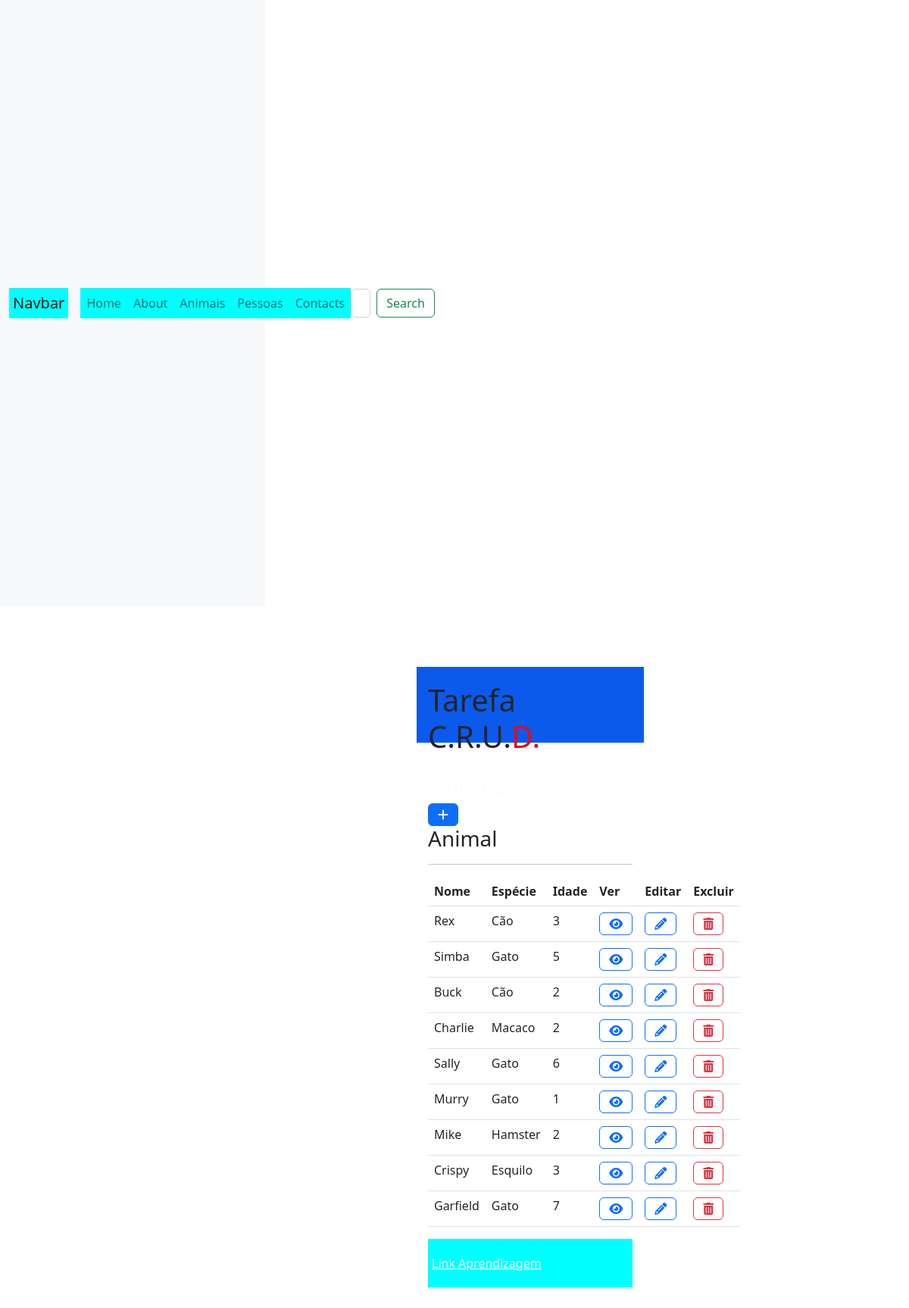
Before: /lista/ with the older database file.
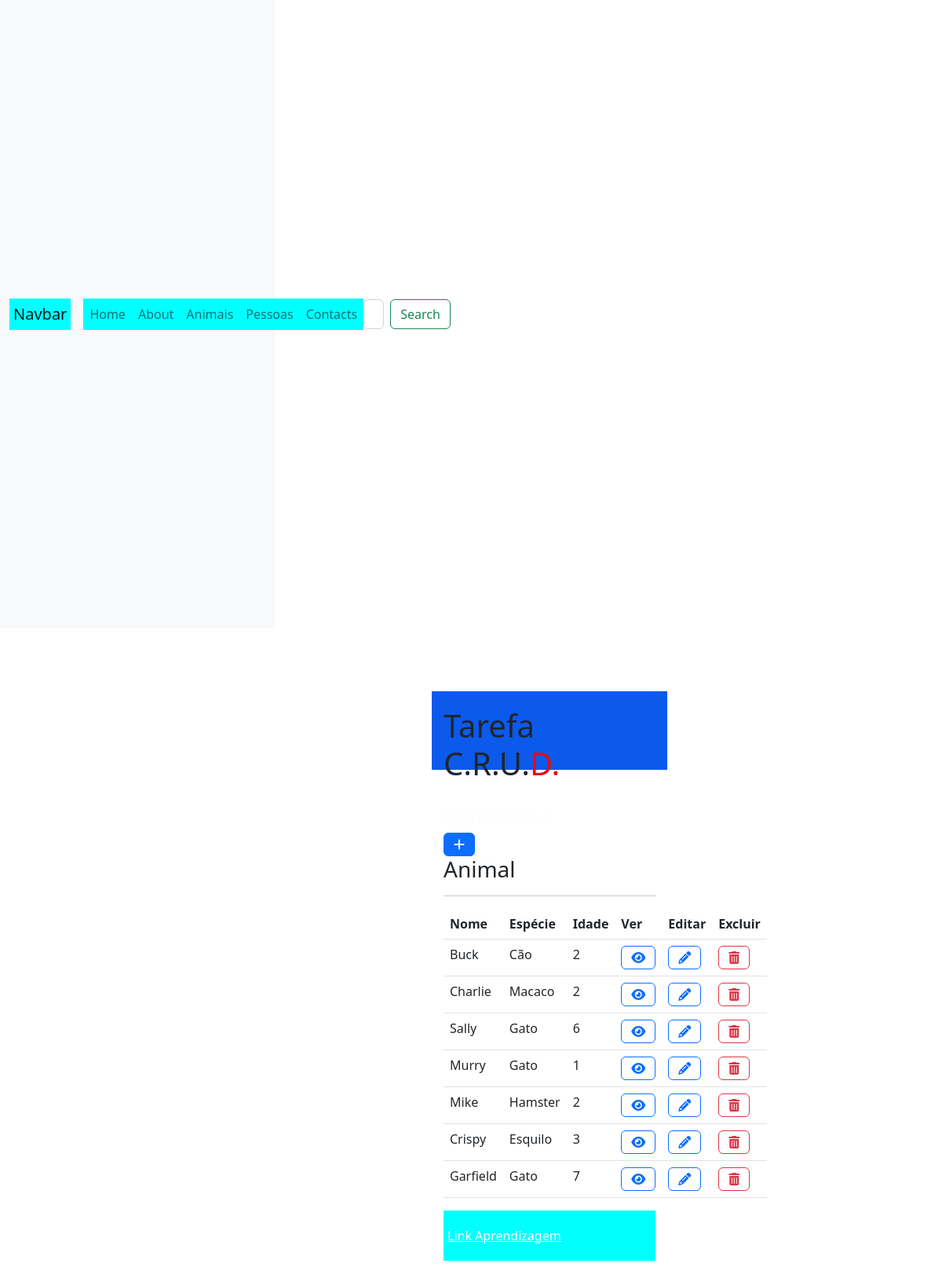
After: the same page with the newer database file.
### apps/animal/models.py (models this page shows, shortened)
class Animal(models.Model):
    nome = models.CharField(max_length=50)
    especie = models.CharField(max_length=30)
    idade = models.IntegerField()

### apps/animal/views.py (the view)
# urls.py: path('lista/', AnimalListView.as_view(), name='lista'),
class AnimalListView(ListView):
    model = Animal

### apps/animal/templates/animal/animal_list.html
{% extends "base.html" %}
{% block content %}
<a class="btn btn-primary" href="{% url 'animal:novo' %}"><i class="fa-solid fa-plus"></i></a>
<table class="table">
    <h3>Animal</h3>
    <hr>
<tr>
    <th>Nome</th>
    <th>Espécie</th>
    <th>Idade</th>
    <th>Ver</th>
    <th>Editar</th>
    <th>Excluir</th>
</tr>
{% for object in object_list %}
<tr>
    <td>{{ object.nome }}</td>
    <td>{{ object.especie }}</td>
    <td>{{ object.idade }}</td>
    <td><a class="btn btn-outline-primary" href="{% url 'animal:detalhe' object.id %}"><i class="fa-solid fa-eye"></i></a></td>
    <td><a class="btn btn-outline-primary" href="{% url 'animal:atualizar' object.id %}"><i class="fa-solid fa-pencil"></td>
    <td><a class="btn btn-outline-danger" href="{% url 'animal:eliminar' object.id %}"><i class="fa-solid fa-trash-can"></td>
</tr>
{% endfor %}
</table>
{% endblock %}

### templates/base.html (shortened to what this page needs)
<html>
    <head>
        <link href="https://cdn.jsdelivr.net/npm/bootstrap@5.2.1/dist/css/bootstrap.min.css" rel="stylesheet">
        <link rel="stylesheet" href="../css/base.css">
    </head>
    <body>
      <nav class="navbar navbar-expand-lg bg-light">
        <div class="container-fluid">
          <a class="navbar-brand" href="#">Navbar</a>
          <div class="collapse navbar-collapse" id="navbarSupportedContent">
            <ul class="navbar-nav me-auto mb-2 mb-lg-0">
              <li class="nav-item">
                <a class="nav-link" href="{% url 'animal:home' %}">Home</a>
              </li>
              <li class="nav-item">
                <a class="nav-link" href="{% url 'animal:about' %}">About</a>
              </li>
              <li class="nav-item">
                <a class="nav-link" href="{% url 'animal:lista' %}">Animais</a>
              </li>
              <li class="nav-item">
                <a class="nav-link" href="{% url 'pessoa:lista' %}">Pessoas</a>
              </li>
              <li class="nav-item">
                <a class="nav-link" href="{% url 'pessoa:contacts' %}">Contacts</a>
              </li>
            </ul>
            <form class="d-flex" role="search">
              <input class="form-control me-2" type="search" placeholder="Search" aria-label="Search">
              <button class="btn btn-outline-success" type="submit">Search</button>
            </form>
          </div>
        </div>
      </nav>
      <div style="padding-top: 20px;" class="container">
        <h1>Tarefa C.R.U.<span style="color: rgb(234, 10, 10);" >D.</span></h1><br> <h4>03/10/2022-v.2</h4>
          {% block content %}{% endblock %}
        <a href="https://getbootstrap.com/docs/5.2/getting-started/introduction/">Link Aprendizagem</Link></a><br><br>
      </div>
                    <!--{% load static %}
          <img src="{% static 'media/imagens/shark.jpg' %}" alt="My image"><h4>shark teeth Miocenic</h4>>
          <img src="../Beta/App2/static/media/imagens/shark teeth Miocenic.jpg"><h4>shark teeth Miocenic</h4>
          <p>Found in Adiça beach area, Portugal 09-2021</p>
          <img src="../Beta/apps/pessoa/media/imagens/2 shark teeths Miocenic.jpg"><h4>2 shark teeths Miocenic</h4>
          <p>It's brown found in Costa Caparica beach area, Portugal 07-2021</p-->
    </body>
</html>

### Projeto Controlador de dispesas pessoais/css/base.css (style rules this page uses)
* { padding: 0px; margin: 0px; }
h4 { color: rgb(249, 253, 253); font-size: 20px; }
nav { background-color: rgb(50, 139, 248); width: 350px; height: 100%; }
ul { background-color: blue; top: 50px; }
a { background-color: aqua; display: block; padding: 20px 5px; color: white; }
.container { margin-left: 550px; margin-top: 80px; width: 300px; height: 100px; padding: 15px; background-color: rgb(11, 90, 236); border-color: rgb(9, 3, 3); }

### templates/base.html (style rules this page uses)
.container { margin-left: 550px; margin-top: 80px; width: 300px; height: 100px; padding: 15px; background-color: rgb(11, 90, 236); border-color: black; }

Changed rows visible on the page:
removed Animal: nome "Rex", especie "Cão", idade "3"
removed Animal: nome "Simba", especie "Gato", idade "5"
